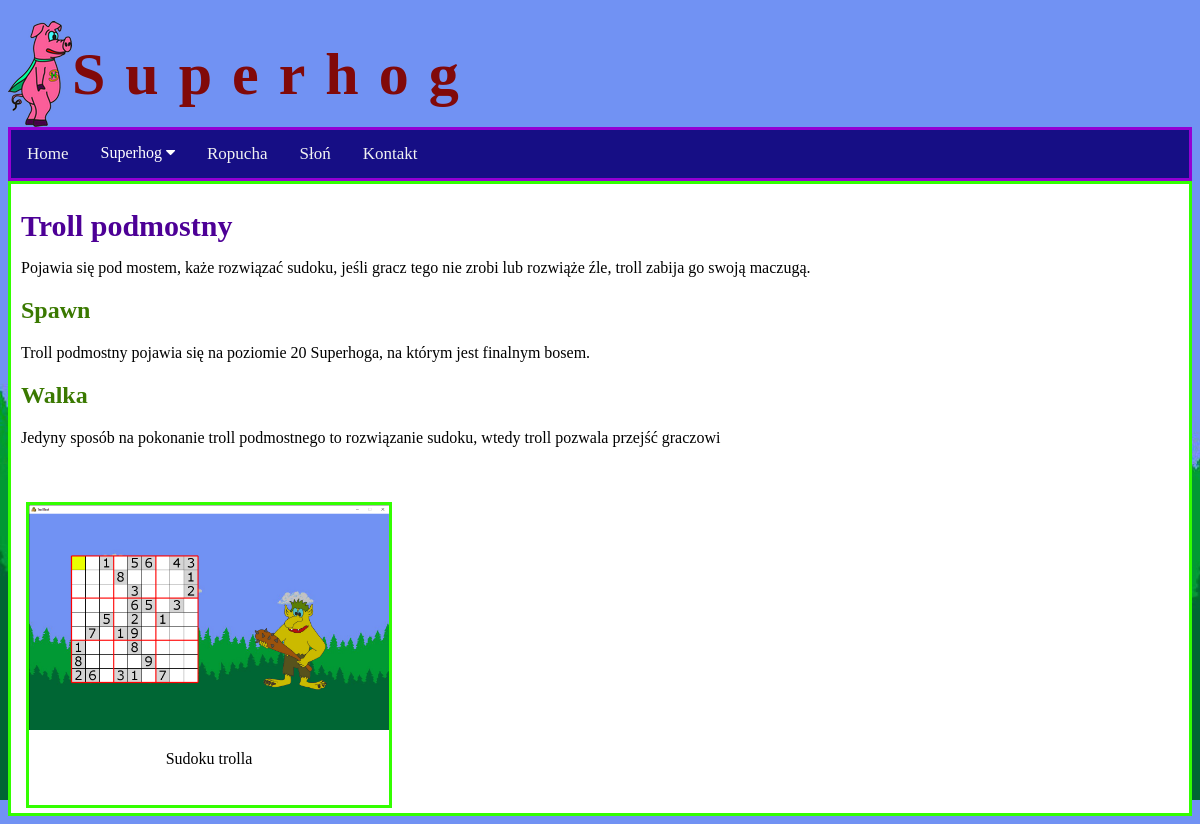
The page /article1 on the database its author committed.
### superhog_app/models.py (models this page shows, shortened)
class Article(models.Model):
    SH_MISC = 0
    SH_GAMEPLAY = 1
    SH_CREATURE = 2
    SH_SOURCE_CODE = 3
    OTHER = 10
    ARTICLE_TYPE_CHOICES = [
        (0, "Superhog różne"),
        (1, "Superhog rozgrywka"),
        (2, "Superhog potwory"),
        (3, "Superhog kod źródłowy"),
        (10, "Inne programy"),
    ]
    title = models.CharField(max_length = 60)
    publication_date = models.DateTimeField(auto_now_add=True, blank=True)
    basic_description = models.TextField(default="")
    gallery = models.ManyToManyField(ExternalFileInfo)
    article_type = models.SmallIntegerField(choices=ARTICLE_TYPE_CHOICES, default=SH_MISC)

class ArticleSection(models.Model):
    article = models.ForeignKey(Article, on_delete=models.CASCADE)
    title = models.CharField(max_length = 60)
    content = models.TextField(default="")

class ExternalFileInfo(models.Model):
    PICTURE = 0
    VIDEO_MP4 = 1
    TEXT = 2
    SOURCE_CODE = 3
    OTHER = 4
    FILE_TYPE_CHOICES = [
        (0, "Picture"),
        (1, "Video"),
        (2, "Text"),
        (3, "Source code"),
        (4, "Other"),
    ]
    filetype = models.SmallIntegerField(choices = FILE_TYPE_CHOICES, default=PICTURE)
    description = models.CharField(max_length = 45, default ="")
    internal_path = models.CharField(max_length = 256)
    @property
    def get_url(self):
        return "sh_app/" + self.internal_path

### superhog_app/views.py (the view)
# urls.py: path('article<int:pk>', views.ArticleView.as_view(), name = "article"),
class ArticleView(generic.DetailView):
    model = Article
    template_name = "sh_app/article2.html"

### superhog_app/templates/sh_app/article2.html (shortened to what this page needs)
{% extends "sh_app/base.html" %}
{% load static %}
{% block article %}
<div class = "sh-article">
<h1 class = "sh-article-title"> {{article.title}} </h1>
<p class = "sh-article-content">
    {{article.basic_description}}
</p>
{% for section in article.articlesection_set.all %}
<div class = "sh-article-section">
    <h2 class = "sh-article-section-title">
        {{section.title}}
    </h2>
    <p class = "sh-article-content">
        {{section.content}}
    </p>
</div>
{% endfor %}
{% include "sh_app/image_gallery.html" with image_set=article.gallery %}
</div>
{% endblock %}

### superhog_app/templates/sh_app/image_gallery.html
{% load static %}
<div class = "gc1">
    {% for file1 in image_set.all %}
    <div class = "g1">
        {% if file1.filetype == 0 %}
        <a href = "{% static file1.get_url %}" target="_blank">
            <img src = "{% static file1.get_url %}"/>
        </a>
        {% elif file1.filetype == 1 %}
        <video controls style="width:100%; max-width: 800px; height: auto;">
            <source src="{% static file1.get_url %}" type="video/mp4"/>
        </video>
        {% endif %}
        <div class="desc">
            <p>
                {{file1.description}}
            </p>
        </div>
    </div>
    {% endfor %}
</div>

### superhog_app/static/sh_app/superhog.css (style rules this page uses)
h1 { display: flex; align-items:center; margin-bottom: 0px; }
body { background-image: url("forest1.jpg"); }
.sh-article { padding-left: 10px; padding-right: 10px; }
.sh-article-title { font-weight: bold; font-size: 30px; color: rgb(77, 0, 150); }
.sh-article-section-title { font-weight: bold; font-size: 24px; color:rgb(58, 121, 0); }
.sh-article-content { font-weight: normal; color: black; font-size: 16px; }
.gc1 { margin-top: 50px; overflow: hidden; }
.g1 { border-style: solid; border-width: medium; border-color: rgb(51, 255, 0); background-color: white; margin: 5px; float: left; display: block; width: 360px; height: 300px; }
.g1 img { width: 100%; height: auto; }
.g1 .desc { text-align: center; vertical-align: center; }

### rows shown on the page
Article: title "Troll podmostny", basic_description "Pojawia się pod mostem, każe rozwiązać sudoku, jeśli gracz tego nie zrobi lub rozwiąże źle, troll zabija go swoją maczugą."
ArticleSection: title "Spawn", content "Troll podmostny pojawia się na poziomie 20 Superhoga, na którym jest finalnym bosem."
ArticleSection: title "Walka", content "Jedyny sposób na pokonanie troll podmostnego to rozwiązanie sudoku, wtedy troll pozwala przejść graczowi"
ExternalFileInfo: internal_path (picture), description "Sudoku trolla"
